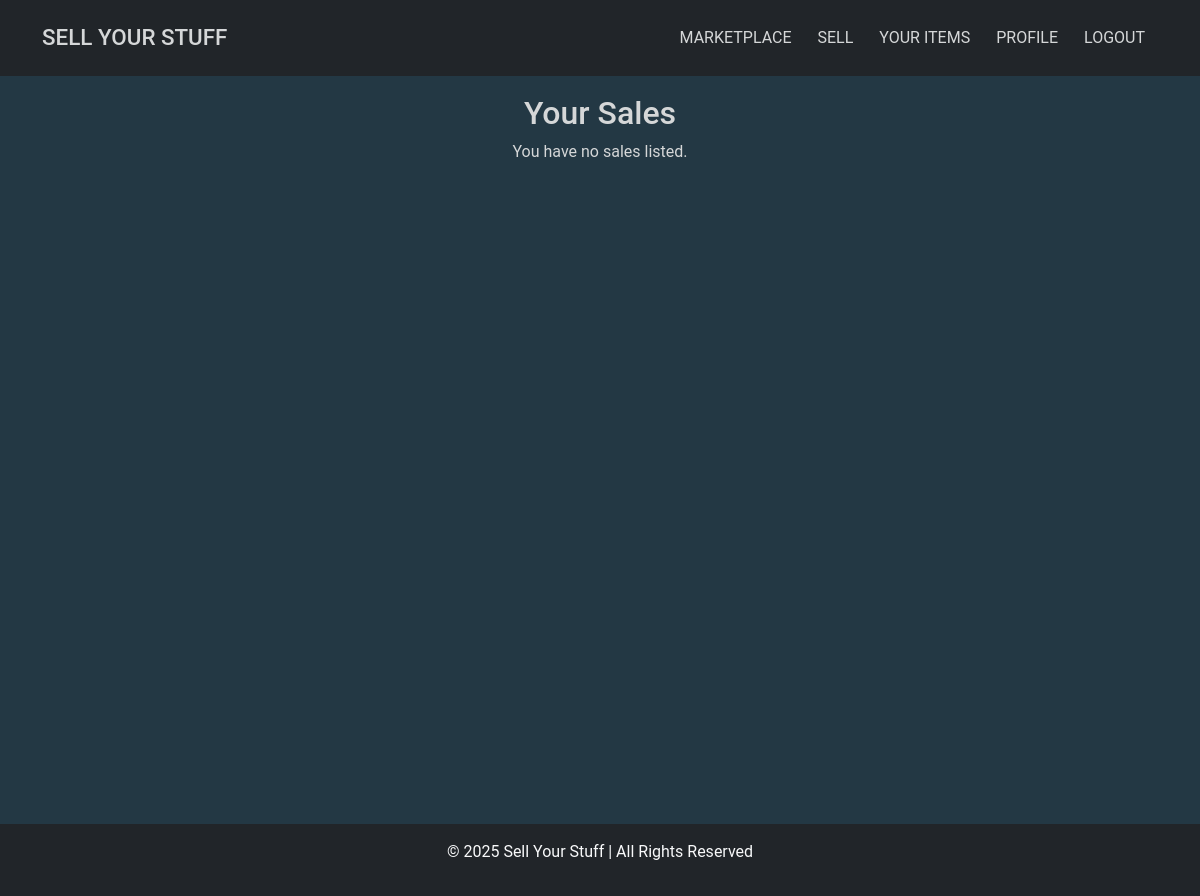
Before: /sales/ (signed in) with the older database file.
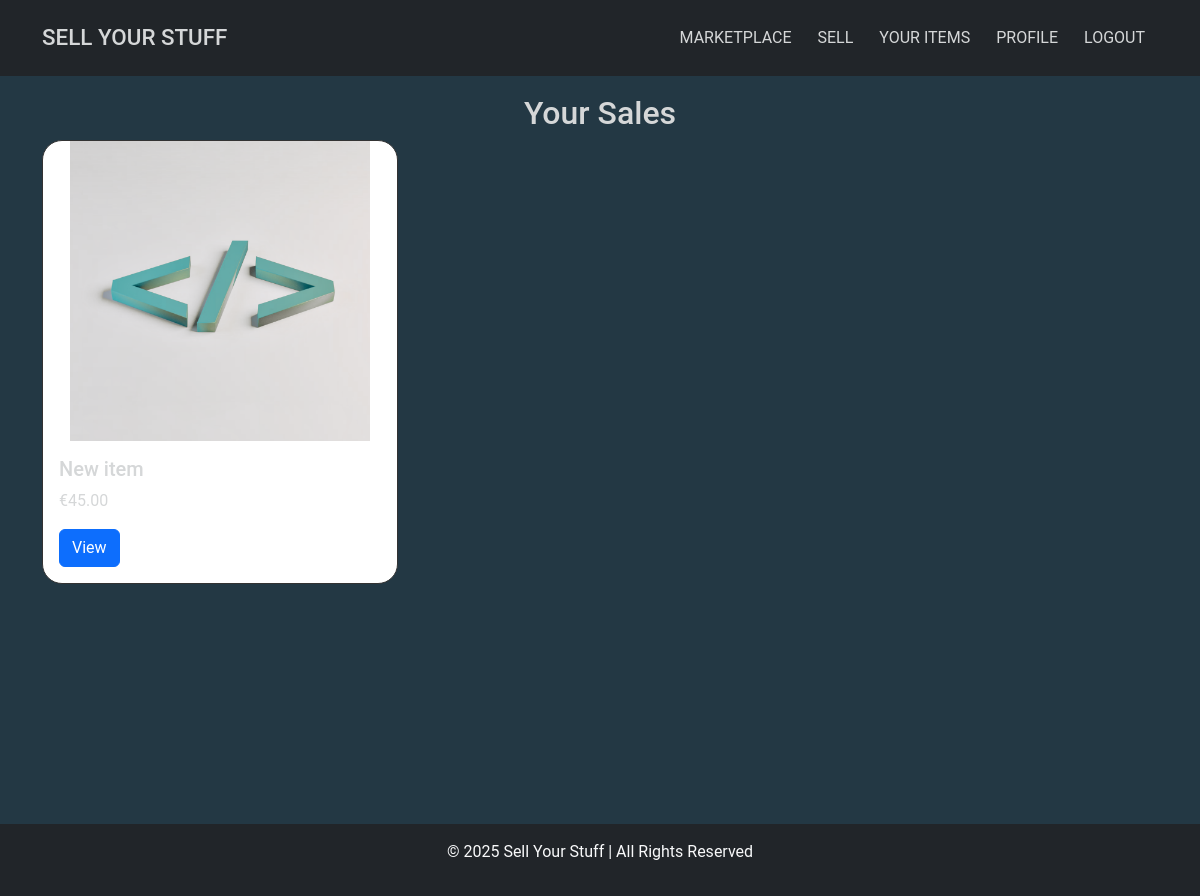
After: the same page with the newer database file.
### sales/models.py (models this page shows, shortened)
class Sale(models.Model):
    STATUS_CHOICES = [
        ("available", "Available"),
        ("sold", "Sold"),
        ("pending", "Pending"),  # Add this
    ]
    user = models.ForeignKey(User, on_delete=models.CASCADE)  # Seller
    title = models.CharField(max_length=200)
    description = models.TextField()
    price = models.DecimalField(max_digits=10, decimal_places=2)
    image = models.ImageField(
        upload_to="product_images/", blank=True, null=True
    )  # Main image
    image_1 = models.ImageField(upload_to="product_images/", blank=True, null=True)
    image_2 = models.ImageField(upload_to="product_images/", blank=True, null=True)
    image_3 = models.ImageField(upload_to="product_images/", blank=True, null=True)
    video = models.FileField(
        upload_to="product_videos/", blank=True, null=True
    )  # Video upload field
    status = models.CharField(
        max_length=10, choices=STATUS_CHOICES, default="available"
    )
    created_at = models.DateTimeField(auto_now_add=True)

### sales/views.py (the view)
# urls.py: path("", views.sales_list, name="sales_list"),
@login_required
def sales_list(request):
    sales = Sale.objects.filter(
        user=request.user, status="available"
    )  # Only available items
    return render(request, "sales/sales_list.html", {"sales": sales})

### sell_ur_stuff_site/context_processors.py (called while the page is built)
def unread_notifications(request):
    if request.user.is_authenticated:
        unread_count = Notification.objects.filter(
            user=request.user, is_read=False
        ).count()
    else:
        unread_count = 0
    return {"unread_notifications": unread_count}

### sales/templates/sales/sales_list.html (shortened to what this page needs)
{% extends "base.html" %}
{% block content %}
<div class="container">
    <h2 class="text-center">Your Sales</h2>
    <div class="row">
        {% for sale in sales %}
            <div class="col-md-4 mb-4">
                <div class="card">
                    {% if sale.image %}
                        <img src="{{ sale.image.url }}" class="card-img-top sale-image" alt="{{ sale.title }}" width="" height="">
                    {% else %}
                        <img src="https://via.placeholder.com/300" class="card-img-top sale-image" alt="No Image" width="" height="">
                    {% endif %}
                    <div class="card-body">
                        <h5 class="card-title">{{ sale.title }}</h5>
                        <p class="card-text">€{{ sale.price }}</p>
                        <a href="{% url 'sale_detail' sale.id %}" class="btn btn-primary">View</a>
                    </div>
                </div>
            </div>
        {% empty %}
            <p class="text-center">You have no sales listed.</p>
        {% endfor %}
    </div>
</div>
{% endblock content %}

Changed rows visible on the page:
added Sale: image (picture), title "New item", price "45.00"
Other visible differences:
text no longer shown: "You have no sales listed."
